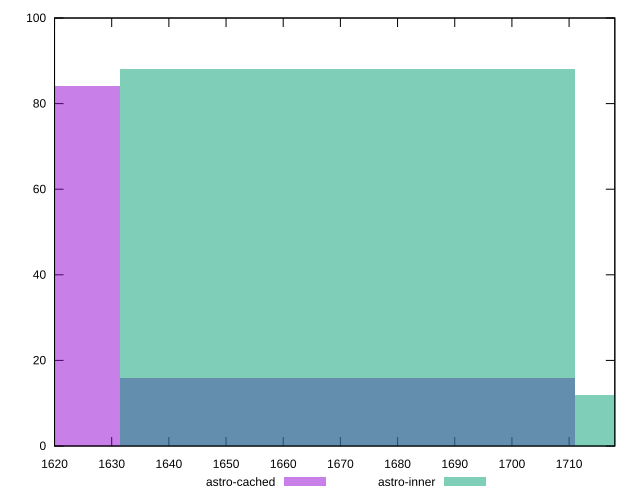

Source code (gnuplot):
reset

$astroCached <<EOF
1671.218004393133 16
1591.6361946601269 84
EOF

$astroInner <<EOF
1671.218004393133 88
1750.7998141261394 12
EOF

set key outside below
set boxwidth 79.58180973300634
set xrange [1620:1718]
set yrange [0:100]
set trange [0:100]
set style fill transparent solid 0.5 noborder
set terminal svg size 640, 500 enhanced background rgb 'white'
set output "reports/report_00033_2021-03-01T14-23-16.841Z/render-blocking-resources/comparison/histogram/1_vs_2.svg"

plot $astroCached title "astro-cached" with boxes, \
     $astroInner title "astro-inner" with boxes

reset
